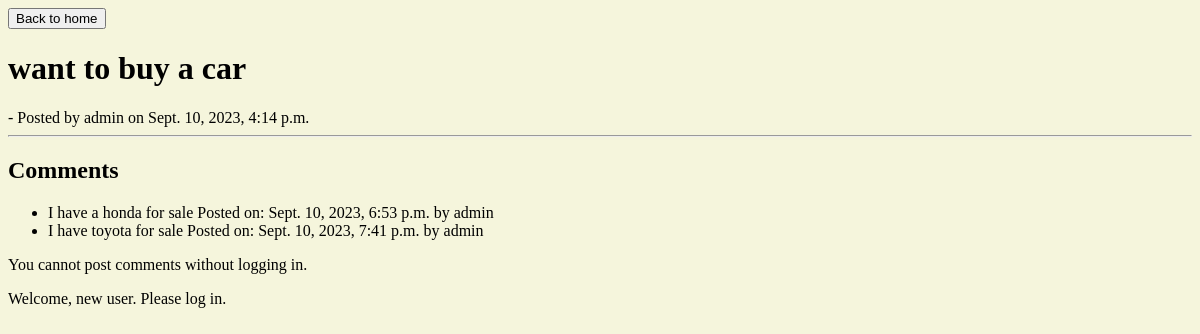
Before: /classified_ads/3/ with the older database file.
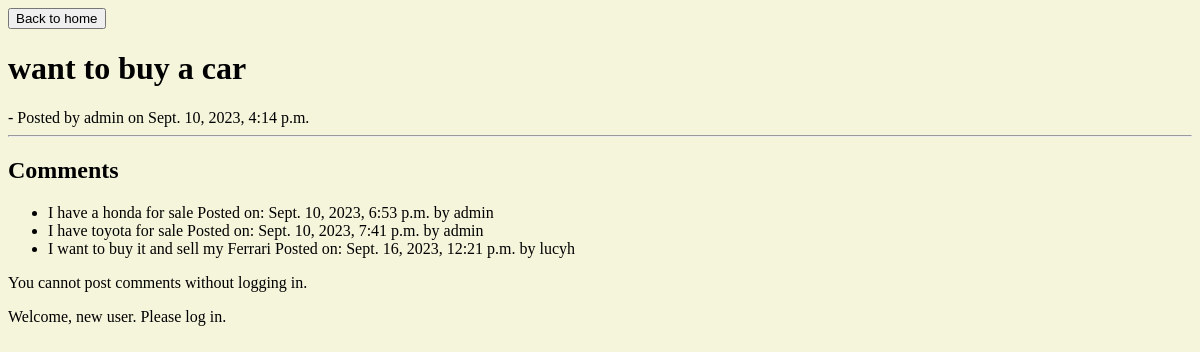
After: the same page with the newer database file.
### classified_ads/models.py (models this page shows, shortened)
class Postable(models.Model):
    text = models.CharField(max_length=1000)
    date_posted = models.DateTimeField()
    user = models.ForeignKey(
        auth_models.User, on_delete=models.SET_NULL, null=True)
    class Meta:
        abstract = True

class Ad(Postable):
    BUY = "Buy"
    SELL = "Sell"
    ad_type_choices = [
        (BUY, "Buy"),
        (SELL, "Sell")
    ]
    ad_type = models.CharField(
        max_length=4, choices=ad_type_choices)
    image = models.ImageField(
        null=True, blank=True, default=None)

class Comment(Postable):
    parent_ad = models.ForeignKey(Ad, on_delete=models.CASCADE)
    class Meta:
        ordering = ['date_posted']

### classified_ads/views.py (the view)
# urls.py: path("<int:pk>/", views.detail, name="detail"),
def detail(request, pk):
    ad = get_object_or_404(Ad, pk=pk)
    if request.method == 'POST':
        comment_form = CommentForm(request.POST)
        if comment_form.is_valid():
            post_comment(request, comment_form, ad)
            return HttpResponseRedirect(
                reverse('classified_ads:detail', kwargs={"pk": pk}))
    else:
        comment_form = CommentForm()
    context_dict = {"ad": ad, "comment_form": comment_form}
    return render(request, "classified_ads/detail.html", context_dict)

### classified_ads/forms.py
class CommentForm(ModelForm):
    class Meta:
        model = Comment
        fields = ["text"]
        labels = {
            "text": "Comment",
        }

### classified_ads/templates/classified_ads/detail.html (shortened to what this page needs)
{% load static %}
<link rel="stylesheet" href="{% static 'classified_ads/style.css' %}">
<form action="{% url 'classified_ads:index'%}">
  <input type="submit" value="Back to home">
</form>
<h1>{{ ad.text }}</h1> - Posted by {{ad.user.username}} on {{ad.date_posted}}
<hr>
<h2>Comments</h2>
<ul>
  {% for comment in ad.comment_set.all %}
  <li>{{ comment.text }}
    Posted on: {{ comment.date_posted }} by {{ comment.user.username }}</li>
  {% endfor %}
</ul>
{% if user.is_authenticated %}
<form action=" {% url 'classified_ads:detail' ad.id %}" method="post">
  {% csrf_token %}
  <b>Post a comment</b>
  {{comment_form.as_div}}
  <input type="submit" value="Post">
</form>
{% else %}
You cannot post comments without logging in.
{% endif %}
{% if user.is_authenticated %}
<p>Welcome, {{ user.username }}. Thanks for logging in.</p>
{% else %}
<p>Welcome, new user. Please log in.</p>
{% endif %}

Changed rows visible on the page:
added Comment: text "I want to buy it and sell my Ferrari", date_posted "Sept. 16, 2023, 12:21 p.m.", user.username "lucyh"
